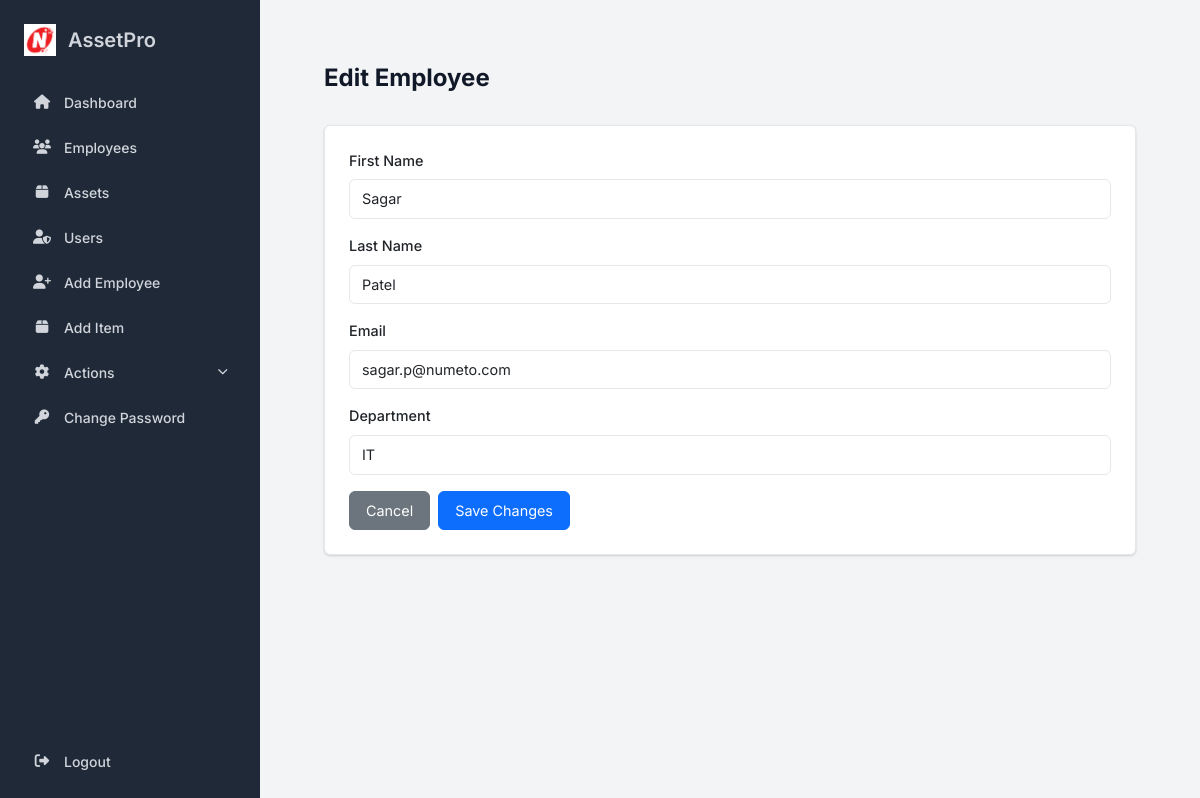
/edit-person/1 (signed in), run on the app's committed database.
### models.py (models this page shows)
class Person(db.Model):
    id = db.Column(db.Integer, primary_key=True)
    first_name = db.Column(db.String(100), nullable=False)
    last_name = db.Column(db.String(100), nullable=False)
    email = db.Column(db.String(100), unique=True, nullable=False)
    department = db.Column(db.String(100), nullable=False)
    items = db.relationship('InventoryItem', backref='person', lazy=True)
    created_at = db.Column(db.DateTime, nullable=False, default=datetime.utcnow)
    updated_at = db.Column(db.DateTime, nullable=False, default=datetime.utcnow, onupdate=datetime.utcnow)

### app.py (the view, shortened to what this page needs)
@app.route('/edit-person/<int:id>', methods=['GET', 'POST'])
@admin_required
def edit_person(id):
    person = Person.query.get_or_404(id)
    return render_template('edit_person.html', person=person)

### app.py (called while the page is built)
@login_manager.user_loader
def load_user(user_id):
    return User.query.get(int(user_id))

def admin_required(f):
    @wraps(f)
    def decorated_function(*args, **kwargs):
        if not current_user.is_authenticated or current_user.role != 'admin':
            flash('You do not have permission to perform this action.', 'error')
            return redirect(url_for('index'))
        return f(*args, **kwargs)
    return decorated_function

### templates/edit_person.html
{% extends "base.html" %}
{% block content %}
<div class="main-content">
    <div class="page-header">
        <h1 class="page-title">Edit Employee</h1>
    </div>
    <div class="card">
        <div class="card-body">
            <form method="POST">
                <div class="mb-3">
                    <label for="first_name" class="form-label">First Name</label>
                    <input type="text" name="first_name" id="first_name" value="{{ person.first_name }}" class="form-control" required>
                </div>
                <div class="mb-3">
                    <label for="last_name" class="form-label">Last Name</label>
                    <input type="text" name="last_name" id="last_name" value="{{ person.last_name }}" class="form-control" required>
                </div>
                <div class="mb-3">
                    <label for="email" class="form-label">Email</label>
                    <input type="email" name="email" id="email" value="{{ person.email }}" class="form-control" required>
                </div>
                <div class="mb-3">
                    <label for="department" class="form-label">Department</label>
                    <input type="text" name="department" id="department" value="{{ person.department }}" class="form-control" required>
                </div>
                <div class="d-flex gap-2">
                    <a href="{{ url_for('index') }}" class="btn btn-secondary">Cancel</a>
                    <button type="submit" class="btn btn-primary">Save Changes</button>
                </div>
            </form>
        </div>
    </div>
</div>
{% endblock %}

### static/css/app.css (style rules this page uses)
:root { --primary-color: #3b82f6; --primary-hover: #2563eb; --sidebar-bg: #1f2937; --sidebar-text: #d1d5db; --sidebar-text-hover: #ffffff; --sidebar-active-bg: #374151; --body-bg: #f3f4f6; --card-bg: #ffffff; --border-color: #e5e7eb; --text-color-dark: #111827; --text-color-light: #6b7280; --font-size-base: 14px; --border-radius: 0.375rem; --box-shadow: 0 1px 3px 0 rgba(0, 0, 0, 0.1), 0 1px 2px 0 rgba(0, 0, 0, 0.06); --transition-base: all 0.2s cubic-bezier(0.4, 0, 0.2, 1); }
* { box-sizing: border-box; }
body { margin: 0; font-family: 'Inter', sans-serif; background-color: var(--body-bg); color: var(--text-color-dark); font-size: var(--font-size-base); line-height: 1.5; }
.main-content { flex-grow: 1; padding: 2rem; overflow-y: auto; }
.page-header { display: flex; justify-content: space-between; align-items: center; margin-bottom: 1.5rem; }
.page-title { font-size: 1.5rem; font-weight: 700; color: var(--text-color-dark); }
.card { background-color: var(--card-bg); border-radius: var(--border-radius); box-shadow: var(--box-shadow); border: 1px solid var(--border-color); }
.card-body { padding: 1.5rem; }
.form-label { font-weight: 500; margin-bottom: 0.5rem; display: block; font-size: 0.9rem; }
.form-control, .form-select { padding: 0.5rem 0.75rem; border: 1px solid var(--border-color); font-size: 0.9rem; }
.btn { font-size: 0.9rem; padding: 0.5rem 1rem; }

### data on the page
Person: first_name "Sagar", last_name "Patel", email "sagar.p@numeto.com", department "IT"
